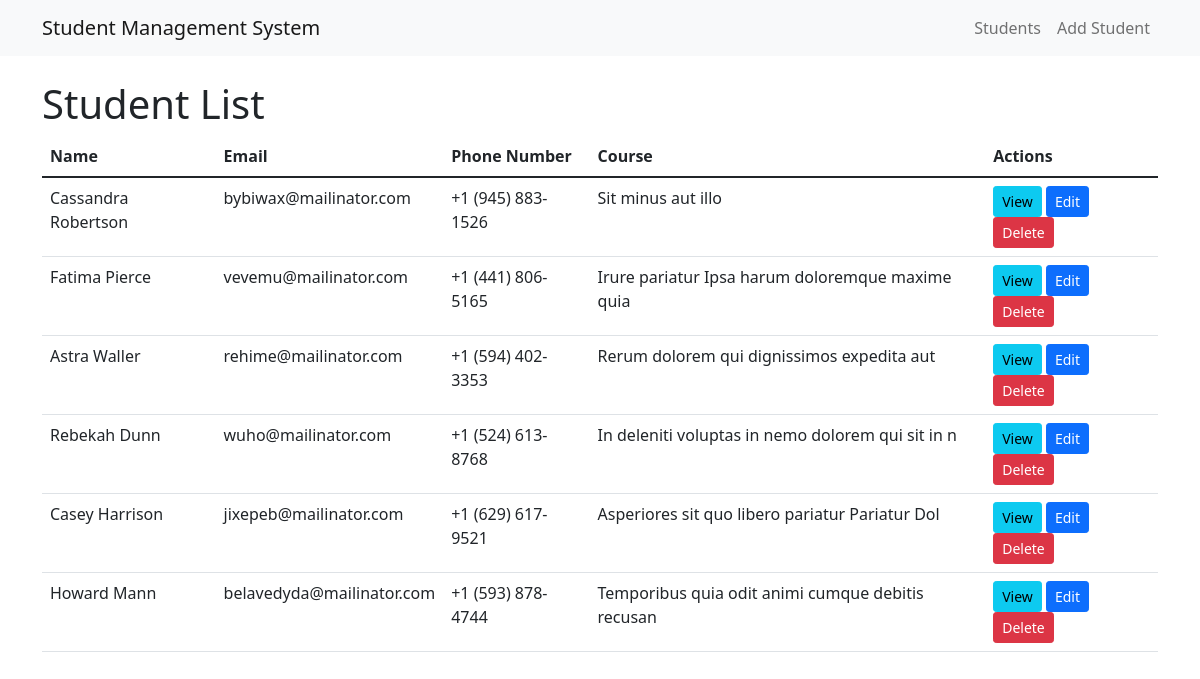
The page / on the database its author committed.
### students/models.py (models this page shows, shortened)
class Student(models.Model):
    name = models.CharField(max_length=100)
    email = models.EmailField(unique=True)
    phone_number = models.CharField(max_length=20)
    course = models.CharField(max_length=50)

### students/views.py (the view)
# urls.py: path('', StudentListView.as_view(), name='student_list'),
class StudentListView(ListView):
    model = Student
    template_name = 'students/student_list.html'
    context_object_name = 'students'

### templates/students/student_list.html (shortened to what this page needs)
{% extends 'base.html' %}
{% block content %}
    <h1>Student List</h1>
    <table class="table">
        <thead>
            <tr>
                <th>Name</th>
                <th>Email</th>
                <th>Phone Number</th>
                <th>Course</th>
                <th>Actions</th>
            </tr>
        </thead>
        <tbody>
            {% for student in students %}
                <tr>
                    <td>{{ student.name }}</td>
                    <td>{{ student.email }}</td>
                    <td>{{ student.phone_number }}</td>
                    <td>{{ student.course }}</td>
                    <td>
                        <a href="{% url 'student_detail' student.pk %}" class="btn btn-info btn-sm">View</a>
                        <a href="{% url 'student_update' student.pk %}" class="btn btn-primary btn-sm">Edit</a>
                        <a href="{% url 'student_delete' student.pk %}" class="btn btn-danger btn-sm" onclick="return confirm('Are you sure you want to delete this student?')">Delete</a>
                    </td>
                </tr>
            {% empty %}
                <tr>
                    <td colspan="5">No students found.</td>
                </tr>
            {% endfor %}
        </tbody>
    </table>
{% endblock %}

### templates/base.html (shortened to what this page needs)
<!DOCTYPE html>
<html lang="en">
<head>
    <link href="https://cdn.jsdelivr.net/npm/bootstrap@5.1.3/dist/css/bootstrap.min.css" rel="stylesheet">
</head>
<body>
    <nav class="navbar navbar-expand-lg navbar-light bg-light">
        <div class="container">
            <a class="navbar-brand" href="{% url 'student_list' %}">Student Management System</a>
            <div class="navbar-nav">
                <a class="nav-link" href="{% url 'student_list' %}">Students</a>
                <a class="nav-link" href="{% url 'student_create' %}">Add Student</a>
            </div>
        </div>
    </nav>
    <div class="container mt-4">
        {% block content %}
        {% endblock %}
    </div>
</body>
</html>

### rows shown on the page
Student: name "Cassandra Robertson", email "bybiwax@mailinator.com", phone_number "+1 (945) 883-1526", course "Sit minus aut illo"
Student: name "Fatima Pierce", email "vevemu@mailinator.com", phone_number "+1 (441) 806-5165", course "Irure pariatur Ipsa harum doloremque maxime quia"
Student: name "Astra Waller", email "rehime@mailinator.com", phone_number "+1 (594) 402-3353", course "Rerum dolorem qui dignissimos expedita aut"
Student: name "Rebekah Dunn", email "wuho@mailinator.com", phone_number "+1 (524) 613-8768", course "In deleniti voluptas in nemo dolorem qui sit in n"
Student: name "Casey Harrison", email "jixepeb@mailinator.com", phone_number "+1 (629) 617-9521", course "Asperiores sit quo libero pariatur Pariatur Dol"
Student: name "Howard Mann", email "belavedyda@mailinator.com", phone_number "+1 (593) 878-4744", course "Temporibus quia odit animi cumque debitis recusan"
